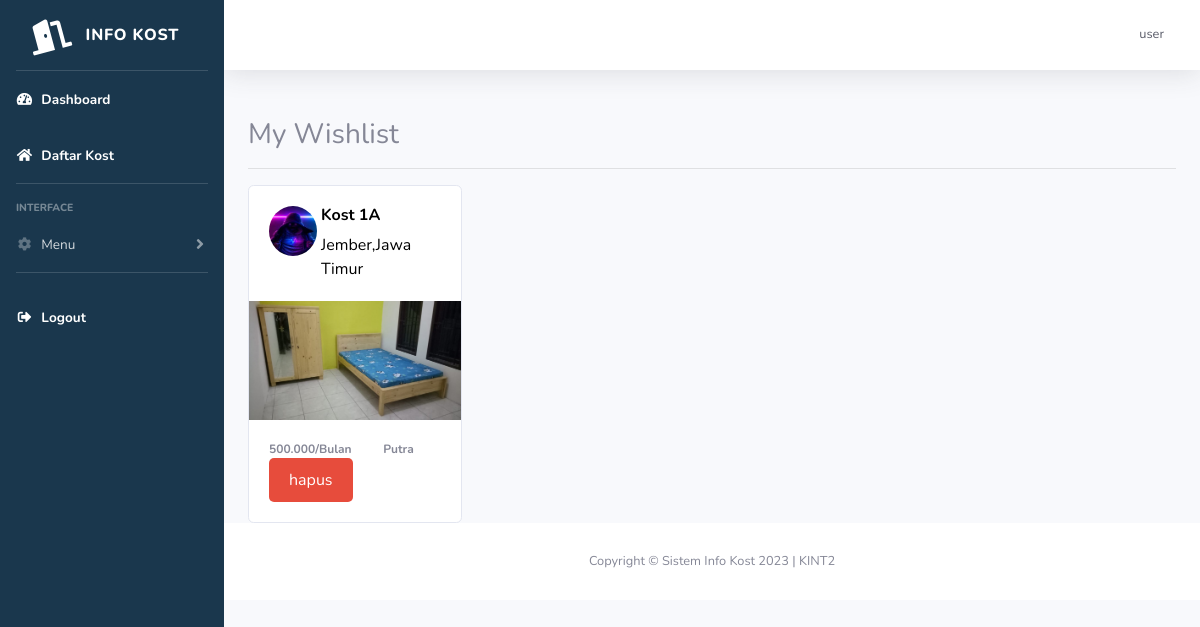
The page /kost/wishlist.php (signed in) on the database as committed earlier.
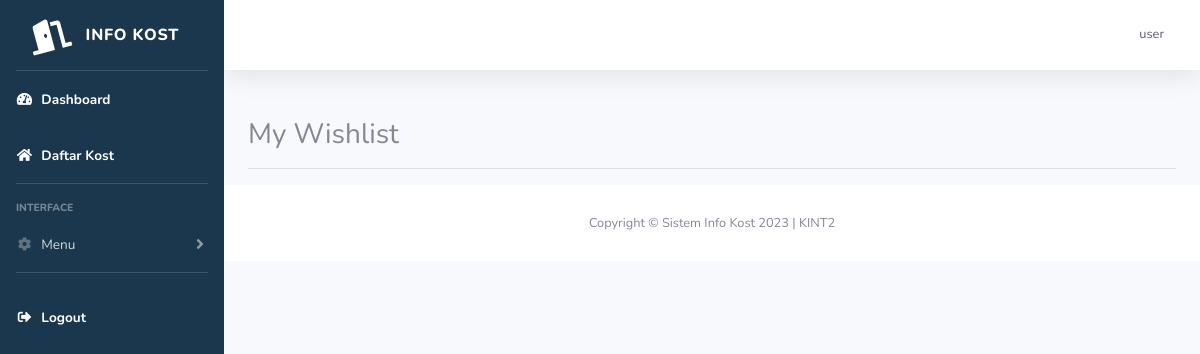
The same page on the database as committed later.
### tables this page shows
CREATE TABLE `wishlist` (
  `id_wishlist` int(11) NOT NULL,
  `id_kost` int(11) NOT NULL,
  `id_user` int(11) NOT NULL
);

CREATE TABLE `user` (
  `id` int(11) NOT NULL,
  `nama_lengkap` varchar(255) NOT NULL,
  `email` varchar(255) NOT NULL,
  `username` varchar(255) NOT NULL,
  `password` varchar(255) NOT NULL,
  `no_hp` varchar(255) NOT NULL,
  `pekerjaan` varchar(255) NOT NULL,
  `jenis_kelamin` varchar(25) NOT NULL,
  `foto_ktp` varchar(255) NOT NULL,
  `foto_profil` text NOT NULL,
  `roles` int(11) NOT NULL,
  `id_kost_saya` int(11) NOT NULL
);

CREATE TABLE `kost` (
  `id_kost` int(11) NOT NULL,
  `nama_kost` varchar(255) NOT NULL,
  `tipe_kost` varchar(255) NOT NULL,
  `jenis_kost` varchar(255) NOT NULL,
  `jumlah_kamar` int(11) NOT NULL,
  `tanggal_tagih` date NOT NULL,
  `nama_pemilik` text NOT NULL,
  `nama_bank` text NOT NULL,
  `no_rekening` int(11) NOT NULL,
  `foto_bangunan_utama` varchar(255) NOT NULL,
  `foto_kamar` varchar(255) NOT NULL,
  `foto_kamar_mandi` varchar(255) NOT NULL,
  `foto_interior` varchar(255) NOT NULL,
  `provinsi` varchar(25) NOT NULL,
  `kota` varchar(25) NOT NULL,
  `kecamatan` varchar(25) NOT NULL,
  `kelurahan` varchar(25) NOT NULL,
  `alamat` varchar(255) NOT NULL,
  `harga_sewa` int(11) NOT NULL,
  `kontak` varchar(255) NOT NULL,
  `deskripsi` text NOT NULL,
  `id_pemilik` int(11) NOT NULL,
  `fasilitas_kost` text NOT NULL
);

### kost/wishlist.php (the view, shortened to what this page needs)
<?php
include "includes/header.php";
$f = mysqli_fetch_array(mysqli_query($koneksi, "SELECT * FROM user WHERE username='$username'"));
$id = $f['id'];
$query = "SELECT * FROM kost JOIN user ON kost.id_pemilik = user.id JOIN wishlist ON kost.id_kost=wishlist.id_kost WHERE id_user='$id'";
$data = mysqli_query($koneksi, $query);
?>
<div class="container">
  <h3>My Wishlist</h3>
  <hr>
  <div class="row">
    <?php
    while ($d = mysqli_fetch_array($data)) {
    ?>
      <a href="tampilan-kost.php?id_kost=<?php echo $d['id_kost'] ?>">
        <div class="col-md-3">
          <div class="card kost-card">
            <div class="card-body d-flex flex-row">
              <img src="../img/profil/<?php echo $d['foto_profil'] ?>" class="rounded-circle mr-3" height="50px" width="50px" alt="avatar">
              <div>
                <div class="row">
                  <h6 class="card-title font-weight-bold mb-2"><?php echo $d['nama_kost'] ?></h6>
                </div>
                <div class="row">
                  <p class="card-text"><?php echo $d['kota'] . ',' . $d['provinsi'] ?></p>
                </div>
              </div>
            </div>
            <div class="view overlay">
              <img class="card-img-top rounded-0" src="../img/foto_kost/kamar/<?php echo $d['foto_kamar'] ?>" alt="Card image cap">
            </div>
            <div class="card-body">
              <div class="row">
                <div class="col-md-7" style="font-size:12px;font-weight:bold"><?php echo number_format($d['harga_sewa'], 0, ',', '.') . '/' . $d['tipe_kost'] ?></div>
                <div class="col" style="font-size:12px;font-weight:bold"><?php echo $d['jenis_kost'] ?></div>
              </div>
              <div class="row">
                <div class="col"><a href="php/hapus-wishlist.php?id_kost=<?php echo $d['id_kost'] ?>">hapus</a></div>
              </div>
            </div>
          </div>
        </div>
      </a>
    <?php
    }
    ?>
  </div>
</div>
<?php
include "includes/footer.php";
?>

Rows that differ between the two databases and show on the page:
removed wishlist: user.foto_profil (picture), id_kost.nama_kost "Kost 1A", id_kost.kota "Jember", id_kost.provinsi "Jawa Timur", id_kost.foto_kamar (picture), id_kost.harga_sewa "500.000", id_kost.tipe_kost "Bulan", id_kost.jenis_kost "Putra"
